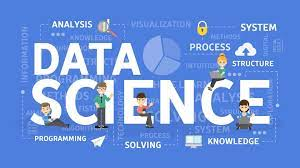
#> input picture dss.jpg, 300 x 168 px, found by its file name
$ python 'pıllow.py'
#> lines starting #> are read from the running program, lines starting #| are printed output that depends on the picture
import os
import PIL
from PIL import Image

img = Image.open(r'C:\Users\Casper\PycharmProjects\projects\dss.jpg')
#> img is the input picture: PIL image 300x168 RGB; mean R, G, B 110.3, 148.2, 219.7
img.show()

img.filename
#dosya adını gösterir.
img.size
#boyutlarını yazdırır
img.mode
#piksel formatını getirir.
img.format
#dosya formatını gösterir.

img.rotate(90, expand=1).show()
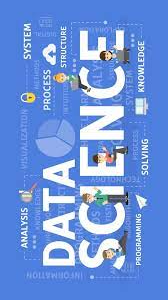
#> shown: PIL image 168x300 RGB; mean R, G, B 110.3, 148.2, 219.7
#90 derece çevirir

img.transpose(method=Image.FLIP_TOP_BOTTOM).show()
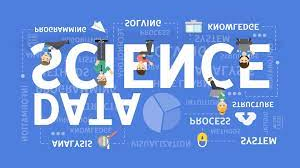
#> shown: PIL image 300x168 RGB; mean R, G, B 110.3, 148.2, 219.7
#altını üstüne çevirir.

img.resize((300, 300)).show()
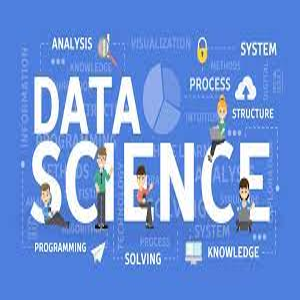
#> shown: PIL image 300x300 RGB; mean R, G, B 110.3, 148.2, 219.6
#istediğimiz boyut değerlerine getiriyor

width, height = img.size
#> width = 300; height = 168

new_width =int(width/3)
#> new_width = 100
new_height =int(height/3)
#> new_height = 56

new_height
small_image = img.resize((new_width, new_height)).show()
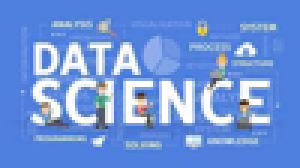
#> shown: PIL image 100x56 RGB (shown 3 times larger); mean R, G, B 110.2, 148.1, 219.6
#orantılı bir şekilde fotograf boyutunu küçültmeye yarar.


folder_path =(r'C:\Users\Casper\PycharmProjects\images')
paths = os.listdir(folder_path)
#image klasörü altındaki bütün jpg dosylarını getiriyor.

for path in paths:
    if path.endswith('.jpg'):
        img = os.path.join(folder_path, path)
        print(img)
# uzantısı jpg olan dosyaları gösterir

for path in paths:
    if path.endswith('.jpg'):
        img = Image.open(os.path.join(folder_path, path))
        thumb = img.copy()
        thumb.thumbnail((300, 300))
        thumb = thumb.transpose(Image.FLIP_LEFT_RIGHT)
#> (the run stopped early here; a loop or call above may not have finished)
